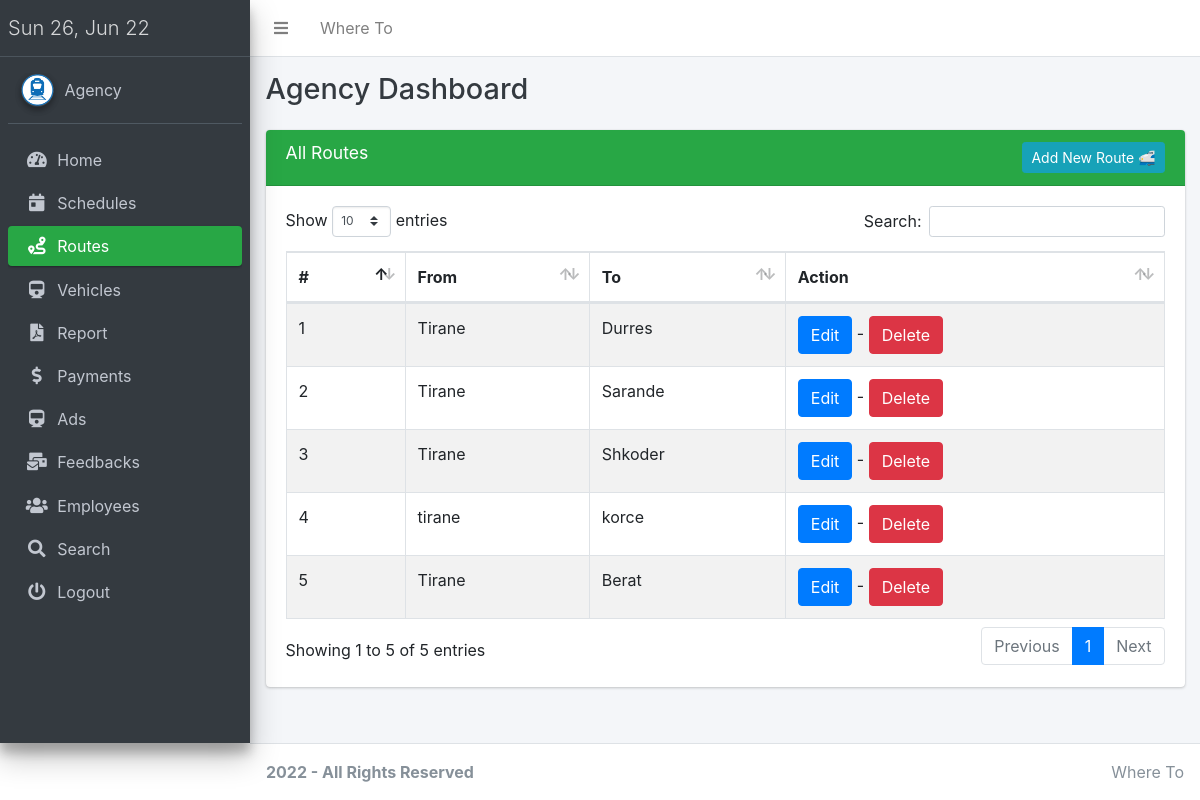
Page /pro/agency.php?page=route (signed in) on the committed database.
### tables this page shows
CREATE TABLE `route` (
  `id` int(11) NOT NULL,
  `agency_id` int(11) NOT NULL,
  `start` varchar(100) NOT NULL,
  `stop` varchar(100) NOT NULL
);

### pro/agency_session.php (called while the page is built, shortened)
<?php
  $agency_id = $_SESSION['agency'];
  ?>

### pro/agency/route.php (the view, shortened to what this page needs)
<?php
include 'agency_session.php';
?>
<div class="content">
    <section class="content">
        <div class="container-fluid">
            <div class="row">
                <div class="col-sm-12">
                    <div class="card card-success">
                        <div class="card-header">
                            <h3 class="card-title">
                                All Routes</h3>
                            <div class='float-right'>
                                <button type="button" class="btn btn-info btn-sm" data-toggle="modal"
                                    data-target="#add">
                                    Add New Route &#128645;
                                </button></div>
                        </div>
                        <div class="card-body">
                            <table id="example1" style="align-items: stretch;"
                                class="table table-hover w-100 table-bordered table-striped<?php
                                                                                                                                            ?>">
                                <thead>
                                    <tr>
                                        <th>#</th>
                                        <th>From</th>
                                        <th>To</th>
                                        <th>Action</th>
                                    </tr>
                                </thead>
                                <tbody>
                                    <?php
                                    $row = $conn->query("SELECT * FROM route where agency_id = '$agency_id' ");
                                    $sn = 0;
                                    while ($fetch = $row->fetch_assoc()) {
                                        $id = $fetch['id'];
                                    ?>
                                    <tr>
                                        <td><?php echo ++$sn; ?></td>
                                        <td><?php echo $fetch['start']; ?></td>
                                        <td><?php echo $fetch['stop'];
                                                $fullname = $fetch['start'] . " to " . $fetch['stop']; ?></td>
                                        <td>
                                            <form method="POST">
                                                <button type="button" class="btn btn-primary" data-toggle="modal"
                                                    data-target="#edit<?php echo $id ?>">
                                                    Edit
                                                </button> -
                                                <button type="submit"
                                                    onclick="return confirm('Are you sure about this?')"
                                                    class="btn btn-danger">
                                                    Delete
                                                </button>
                                            </form>
                                        </td>
                                    </tr>
                                    <div class="modal fade" id="edit<?php echo $id ?>">
                                        <?php
                                    }
                                        ?>
                                </tbody>
                            </table>
                        </div>
                    </div>
                </div>
            </div>
        </div>
</div>
</div>
</div>

### rows in the picture
route: start "Tirane", stop "Durres"
route: start "Tirane", stop "Sarande"
route: start "Tirane", stop "Shkoder"
route: start "tirane", stop "korce"
route: start "Tirane", stop "Berat"

### other values in the picture
SITE_NAME "Where To"
